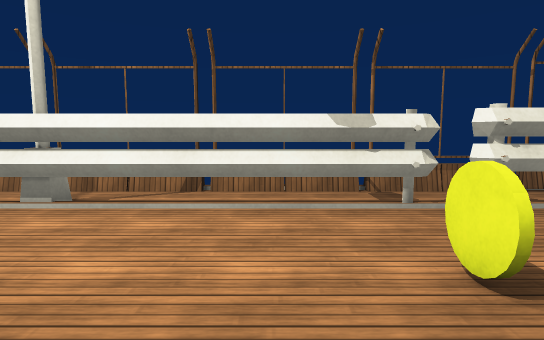
view 1 (above)

15 first-person views from a walk through a Unity game level. The camera is 1.3 m above the floor, tilts 6° down and sees 80° across. The floor is counted in squares, 1 m on a side. Each view is taken from the middle of a square. On the plan, view 1 faces up. The plan holds only what a view shows up to about 14 squares ahead; the rest is blank. The place goes on beyond the plan. The player character is not drawn. Surface patterns are stand-ins for the level's own textures.

view 2
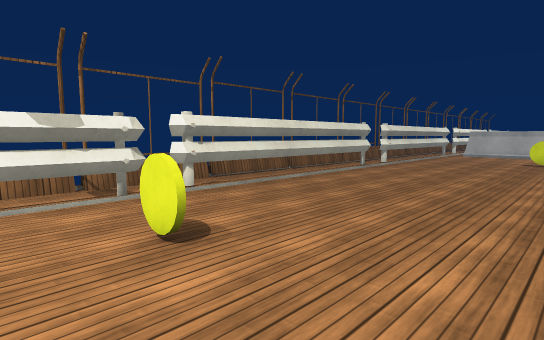

view 3
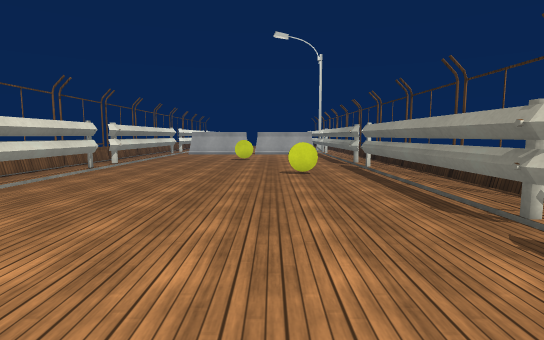

view 4
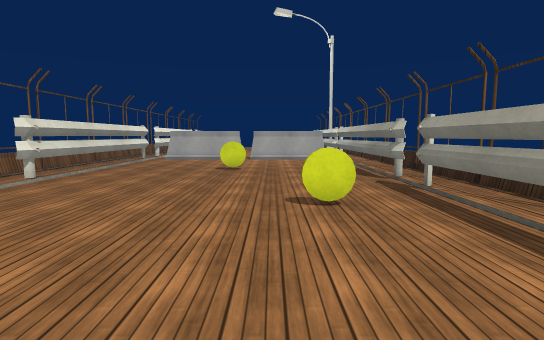

view 5
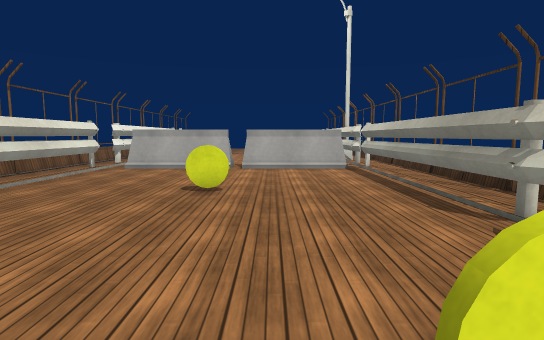

view 6
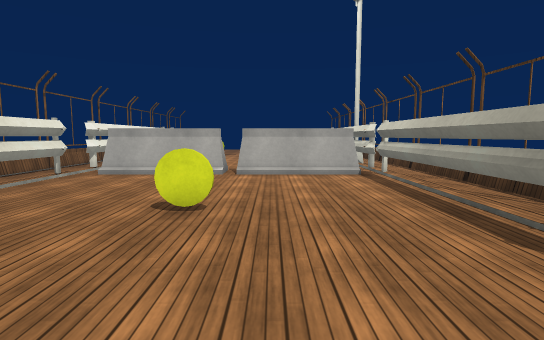

view 7
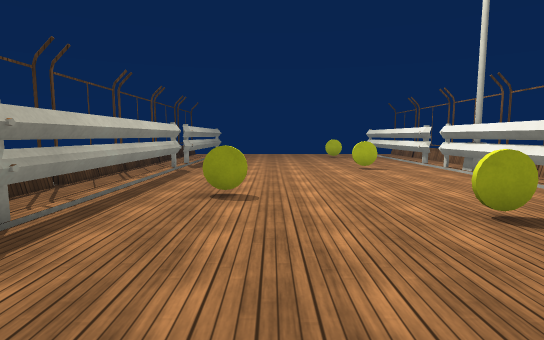

view 8
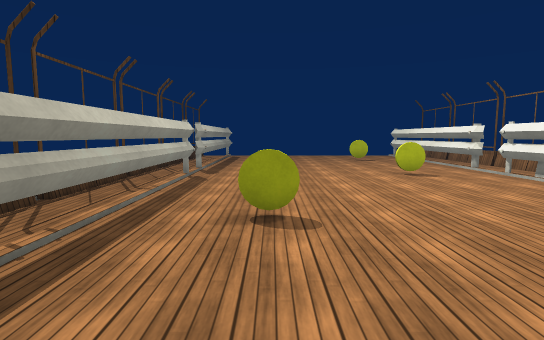

view 9
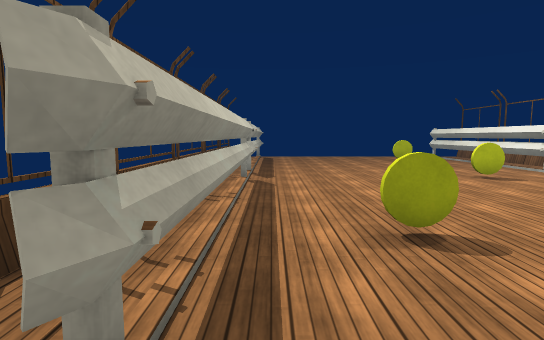

view 10
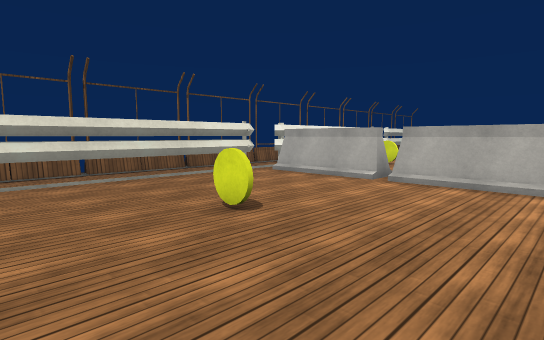

view 11
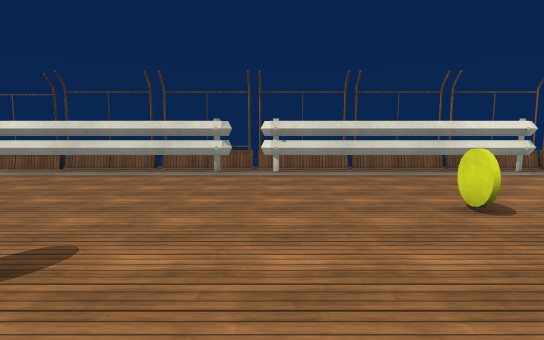

view 12
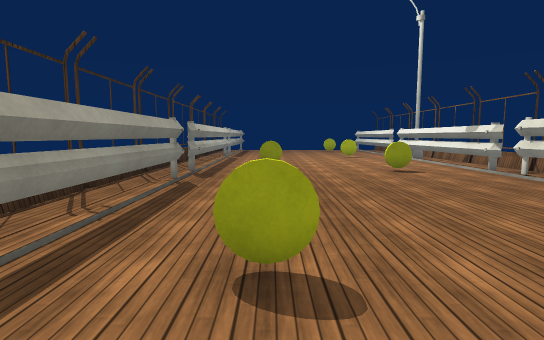

view 13
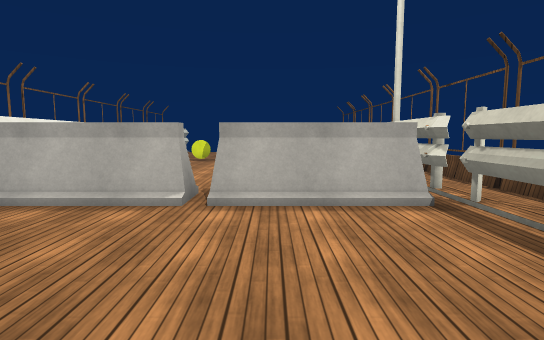

view 14
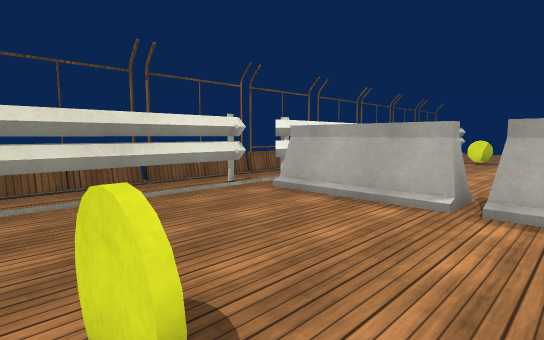

view 15
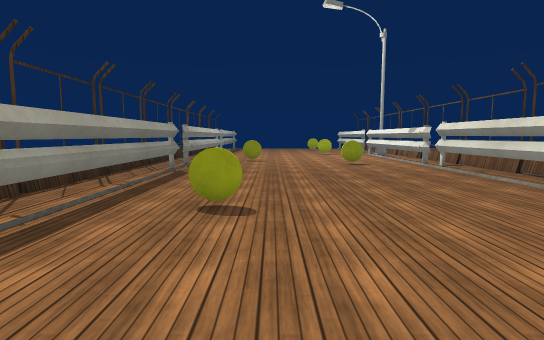

### Floor plan
Key: @ floor where view 1 was taken; # wall or solid block; x gap in a wall; . floor; / step, stairs or slope; F fence; T thing the floor can be seen under or through; C yellow coin; B block.
Columns run from 6 left of view 1 to 25 right of it. Each row starts with its distance up from view 1.
  8 FFFFFFFFFFFFFFFFFFFFFFFFFFFFFFFF
  7 ................................
  6 xTTTTTTTTxTTTTTTTTT.TTTTTTTTT/##
  5 ............................./B
  4 ............................./B
  3 C.......C..................../B
  2 ............................./B
  1 ........................C..../B
  0 ......@....................../B
 -1 ............................./B
 -2 ......C..........C.........../B
 -3 ............................./B
 -4 ............................./B
 -5 xTTTTTTTTx.TTTTTTTTT.TTTTTTTTTTT
 -6 ................................
 -7 FFFFFFFFFFFFFFFFFFFFFFFFFFFFFFFF

Positions as (right, up) in squares from view 1, and headings:
1: (0, 0), facing up
2: (0, -1), facing up-right
3: (0, -1), facing right
4: (5, -1), facing right
5: (10, -1), facing right
6: (12, -1), facing right
7: (7, -1), facing left
8: (5, -2), facing left
9: (4, -4), facing left
10: (14, -4), facing up-right
11: (14, -5), facing up
12: (14, -2), facing left
13: (17, -1), facing right
14: (17, -1), facing up-right
15: (17, -1), facing left
